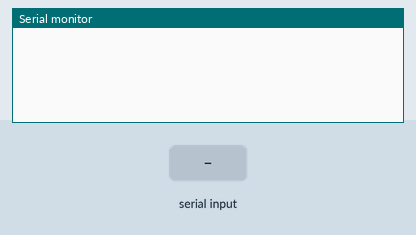
A sketch run on a simulated Arduino Uno, built with avr-gcc and run on an emulated ATmega328P. Parts: the last lines printed to the serial monitor. The inputs (shaded band) are chosen by the test bench.

Above: at 1.2 s.
1.3 s: "ry1" received over Serial
At 2.8 s:
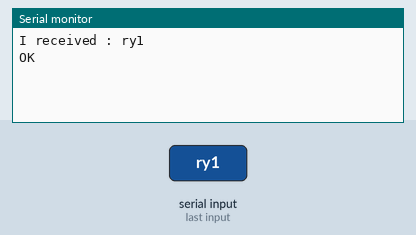
3.8 s: "1" received over Serial
At 5.9 s:
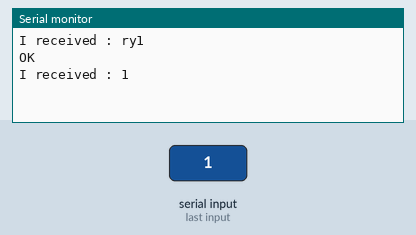

The sketch:

02_Serail_String.ino
```cpp
String str = "";

void setup() {
  Serial.begin(115200);         // opens serial port, sets data rate to 9600 bps
}
void loop() {
  if (Serial.available() > 0) {
    str = Serial.readString();// read the incoming data as string
    Serial.print("I received : ");
    Serial.println(str);

    if (str == "ry1") {
      Serial.println("OK");
    }
  }
  delay(10);
};
```

Measured:
- after the input at 1.3 s, the serial monitor: prints a new line after 1.0 s (image 1)
- after the input at 3.8 s, the serial monitor: prints a new line after 1.0 s (image 2)
